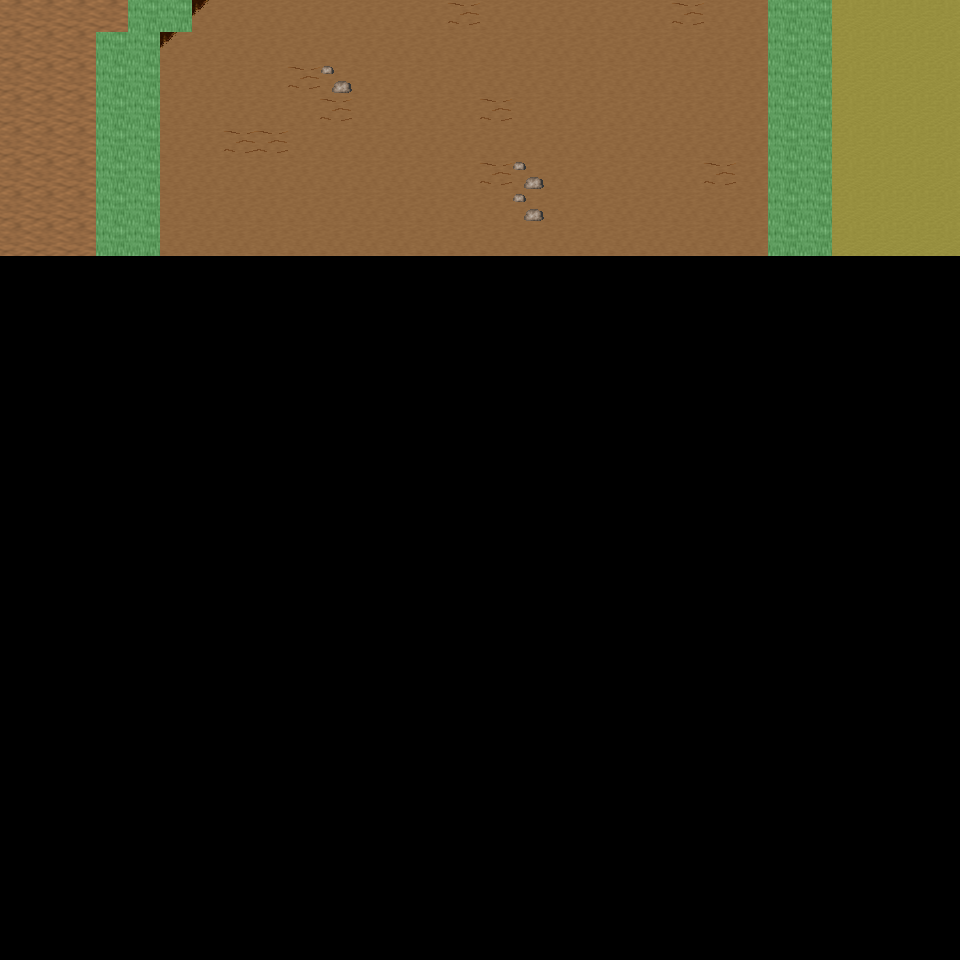

Below is a game level as drawn by its tile map, then a one-line description and the .tmx that defines it (tile-layer data replaced by summaries):
An orthogonal 30x30 tile map with 32x32 px tiles, 6 tile layers (Ground, Object, Object2, Above, ...), 25 tilesets and 5 objects (5x mapExit).

<map version="1.0" orientation="orthogonal" renderorder="right-down" width="30" height="30" tilewidth="32" tileheight="32" nextobjectid="6">
  <tileset firstgid="1" name="tileset_ground_ground" tilewidth="32" tileheight="32" tilecount="33" columns="3">
    <image source="../drawable/tileset_ground_ground.png" width="96" height="352" />
  </tileset>
  <tileset firstgid="34" name="tileset_ground_grass_edges" tilewidth="32" tileheight="32" tilecount="36" columns="12">
    <image source="../drawable/tileset_ground_grass_edges.png" width="384" height="96" />
  </tileset>
  <tileset firstgid="70" name="tileset_ground_ridge_earth_dark" tilewidth="32" tileheight="32" tilecount="96" columns="12">
    <image source="../drawable/tileset_ground_ridge_earth_dark.png" width="384" height="256" />
  </tileset>
  <tileset firstgid="166" name="tileset_plant_flower_daisy_white" tilewidth="32" tileheight="32" tilecount="8" columns="2">
    <image source="../drawable/tileset_plant_flower_daisy_white.png" width="64" height="128" />
  </tileset>
  <tileset firstgid="174" name="tileset_plant_grasses" tilewidth="32" tileheight="32" tilecount="6" columns="3">
    <image source="../drawable/tileset_plant_grasses.png" width="96" height="64" />
  </tileset>
  <tileset firstgid="180" name="tileset_ground_rock_pebbles" tilewidth="32" tileheight="32" tilecount="3" columns="1">
    <image source="../drawable/tileset_ground_rock_pebbles.png" width="32" height="96" />
  </tileset>
  <tileset firstgid="183" name="tileset_plant_flower_daisy_blue" tilewidth="32" tileheight="32" tilecount="8" columns="2">
    <image source="../drawable/tileset_plant_flower_daisy_blue.png" width="64" height="128" />
  </tileset>
  <tileset firstgid="191" name="tileset_ground_ladder_vertical_dark" tilewidth="32" tileheight="32" tilecount="3" columns="3">
    <image source="../drawable/tileset_ground_ladder_vertical_dark.png" width="96" height="32" />
  </tileset>
  <tileset firstgid="194" name="tileset_item_corpse_huge_animal" tilewidth="32" tileheight="32" tilecount="16" columns="2">
    <image source="../drawable/tileset_item_corpse_huge_animal.png" width="64" height="256" />
  </tileset>
  <tileset firstgid="210" name="tileset_ground_ladder_steps" tilewidth="32" tileheight="32" tilecount="6" columns="3">
    <image source="../drawable/tileset_ground_ladder_steps.png" width="96" height="64" />
  </tileset>
  <tileset firstgid="216" name="tileset_logic_creature_rodent" tilewidth="32" tileheight="32" tilecount="8" columns="8">
    <image source="../drawable/tileset_logic_creature_rodent.png" width="256" height="32" />
  </tileset>
  <tileset firstgid="224" name="tileset_logic_creature_animal" tilewidth="32" tileheight="32" tilecount="32" columns="8">
    <image source="../drawable/tileset_logic_creature_animal.png" width="256" height="128" />
  </tileset>
  <tileset firstgid="256" name="tileset_logic_portal" tilewidth="32" tileheight="32" tilecount="24" columns="8">
    <image source="../drawable/tileset_logic_portal.png" width="256" height="96" />
  </tileset>
  <tileset firstgid="280" name="tileset_logic_creature_orc" tilewidth="32" tileheight="32" tilecount="5" columns="5">
    <image source="../drawable/tileset_logic_creature_orc.png" width="192" height="32" />
  </tileset>
  <tileset firstgid="285" name="tileset_logic_collision" tilewidth="32" tileheight="32" tilecount="1" columns="1">
    <image source="../drawable/tileset_logic_collision.png" width="32" height="32" />
  </tileset>
  <tileset firstgid="286" name="tileset_ground_green_paving" tilewidth="32" tileheight="32" tilecount="18" columns="3">
    <image source="../drawable/tileset_ground_green_paving.png" width="96" height="192" />
  </tileset>
  <tileset firstgid="304" name="tileset_logic_protection" tilewidth="32" tileheight="32" tilecount="2" columns="2">
    <image source="../drawable/tileset_logic_protection.png" width="64" height="32" />
  </tileset>
  <tileset firstgid="306" name="tileset_ground_earth_edges" tilewidth="32" tileheight="32" tilecount="18" columns="6">
    <image source="../drawable/tileset_ground_earth_edges.png" width="192" height="96" />
  </tileset>
  <tileset firstgid="324" name="tileset_ground_grass_corners" tilewidth="32" tileheight="32" tilecount="24" columns="6">
    <image source="../drawable/tileset_ground_grass_corners.png" width="192" height="128" />
  </tileset>
  <tileset firstgid="348" name="tileset_plant_tree_tree_darkgreen" tilewidth="32" tileheight="32" tilecount="88" columns="8">
    <image source="../drawable/tileset_plant_tree_tree_darkgreen.png" width="256" height="352" />
  </tileset>
  <tileset firstgid="436" name="tileset_plant_tree_evergreen" tilewidth="32" tileheight="32" tilecount="36" columns="3">
    <image source="../drawable/tileset_plant_tree_evergreen.png" width="96" height="384" />
  </tileset>
  <tileset firstgid="472" name="tileset_building_decoration_rocks" tilewidth="32" tileheight="32" tilecount="6" columns="3">
    <image source="../drawable/tileset_building_decoration_rocks.png" width="96" height="64" />
  </tileset>
  <tileset firstgid="478" name="tileset_plant_bush_bushes" tilewidth="32" tileheight="32" tilecount="10" columns="5">
    <image source="../drawable/tileset_plant_bush_bushes.png" width="160" height="64" />
  </tileset>
  <tileset firstgid="488" name="tileset_plant_bush_various_small" tilewidth="32" tileheight="32" tilecount="9" columns="3">
    <image source="../drawable/tileset_plant_bush_various_small.png" width="96" height="96" />
  </tileset>
  <tileset firstgid="497" name="tileset_ground_dry_grass" tilewidth="32" tileheight="32" tilecount="54" columns="9">
    <image source="../drawable/tileset_ground_dry_grass.png" width="288" height="192" />
  </tileset>
  <layer name="Ground" width="30" height="30">
    <data>[900 cells, 240 non-empty, 3 distinct tile ids]</data>
  </layer>
  <layer name="Object" width="30" height="30">
    <data>[900 cells, 46 non-empty, 7 distinct tile ids]</data>
  </layer>
  <layer name="Object2" width="30" height="30">
    <data>[900 cells, 0 non-empty, 0 distinct tile ids]</data>
  </layer>
  <layer name="Above" width="30" height="30">
    <data>[900 cells, 0 non-empty, 0 distinct tile ids]</data>
  </layer>
  <layer name="Above2" width="30" height="30">
    <data>[900 cells, 0 non-empty, 0 distinct tile ids]</data>
  </layer>
  <layer name="Walkable" width="30" height="30">
    <data>[900 cells, 32 non-empty, 1 distinct tile ids]</data>
  </layer>
  <objectgroup name="MapEvents">
    <object id="1" name="north" type="mapExit" x="0" y="0" width="128" height="32">
      <properties>
        <property name="map" value="level_0_x173_y28" />
        <property name="x" value="0" />
        <property name="y" value="28" />
      </properties>
    </object>
    <object id="2" name="north2" type="mapExit" x="192" y="0" width="576" height="32">
      <properties>
        <property name="map" value="level_0_x173_y28" />
        <property name="x" value="6" />
        <property name="y" value="28" />
      </properties>
    </object>
    <object id="3" name="north3" type="mapExit" x="832" y="0" width="128" height="32">
      <properties>
        <property name="map" value="level_0_x173_y28" />
        <property name="x" value="26" />
        <property name="y" value="28" />
      </properties>
    </object>
    <object id="4" name="west" type="mapExit" x="0" y="0" width="32" height="960">
      <properties>
        <property name="map" value="level_0_x172_y29" />
        <property name="x" value="28" />
        <property name="y" value="0" />
      </properties>
    </object>
    <object id="5" name="east" type="mapExit" x="928" y="0" width="32" height="960">
      <properties>
        <property name="map" value="level_0_x174_y29" />
        <property name="x" value="1" />
        <property name="y" value="0" />
      </properties>
    </object>
  </objectgroup>
</map>
